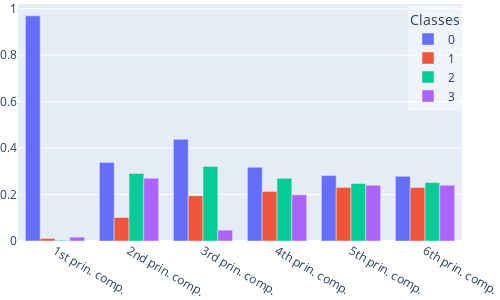
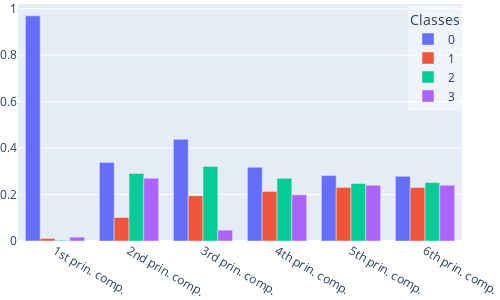

The code cell stored with these charts, in order, in its notebook:
### Code cell
#Plot the Shapley compositions as histograms

explainer.shapley_histogram(figheight=300)

### Figure 1 — Plotly figure (JSON) as saved in the notebook; plotly's stock layout.template omitted (floating-point values rounded to 4 significant figures)
{"data": [{"name": "0", "type": "bar", "x": ["1st prin. comp.", "2nd prin. comp.", "3rd prin. comp.", "4th prin. comp.", "5th prin. comp.", "6th prin. comp."], "y": [0.9697, 0.3378, 0.4378, 0.3175, 0.2816, 0.2784]}, {"name": "1", "type": "bar", "x": ["1st prin. comp.", "2nd prin. comp.", "3rd prin. comp.", "4th prin. comp.", "5th prin. comp.", "6th prin. comp."], "y": [0.01083, 0.1012, 0.1947, 0.2134, 0.2308, 0.2302]}, {"name": "2", "type": "bar", "x": ["1st prin. comp.", "2nd prin. comp.", "3rd prin. comp.", "4th prin. comp.", "5th prin. comp.", "6th prin. comp."], "y": [0.002908, 0.291, 0.3208, 0.2701, 0.2474, 0.2514]}, {"name": "3", "type": "bar", "x": ["1st prin. comp.", "2nd prin. comp.", "3rd prin. comp.", "4th prin. comp.", "5th prin. comp.", "6th prin. comp."], "y": [0.01655, 0.2701, 0.04668, 0.199, 0.2403, 0.24]}], "layout": {"autosize": false, "bargroupgap": 0, "barmode": "group", "height": 300, "legend": {"bgcolor": "rgba(255,255,255,0.4)", "title": {"text": "Classes"}, "x": 1, "xanchor": "right", "y": 0.99, "yanchor": "top"}, "margin": {"b": 0, "l": 0, "r": 0, "t": 0}, "width": 500, "xaxis": {"autorange": true, "range": [-0.5, 5.5], "type": "category"}, "yaxis": {"autorange": true, "range": [0, 1.021], "type": "linear"}}}

### Figure 2 — Plotly figure (JSON) as saved in the notebook; plotly's stock layout.template omitted (floating-point values rounded to 4 significant figures)
{"data": [{"name": "0", "type": "bar", "x": ["1st prin. comp.", "2nd prin. comp.", "3rd prin. comp.", "4th prin. comp.", "5th prin. comp.", "6th prin. comp."], "y": [0.9697, 0.3378, 0.4378, 0.3175, 0.2816, 0.2784]}, {"name": "1", "type": "bar", "x": ["1st prin. comp.", "2nd prin. comp.", "3rd prin. comp.", "4th prin. comp.", "5th prin. comp.", "6th prin. comp."], "y": [0.01083, 0.1012, 0.1947, 0.2134, 0.2308, 0.2302]}, {"name": "2", "type": "bar", "x": ["1st prin. comp.", "2nd prin. comp.", "3rd prin. comp.", "4th prin. comp.", "5th prin. comp.", "6th prin. comp."], "y": [0.002908, 0.291, 0.3208, 0.2701, 0.2474, 0.2514]}, {"name": "3", "type": "bar", "x": ["1st prin. comp.", "2nd prin. comp.", "3rd prin. comp.", "4th prin. comp.", "5th prin. comp.", "6th prin. comp."], "y": [0.01655, 0.2701, 0.04668, 0.199, 0.2403, 0.24]}], "layout": {"autosize": false, "bargroupgap": 0, "barmode": "group", "height": 300, "legend": {"bgcolor": "rgba(255,255,255,0.4)", "title": {"text": "Classes"}, "x": 1, "xanchor": "right", "y": 0.99, "yanchor": "top"}, "margin": {"b": 0, "l": 0, "r": 0, "t": 0}, "width": 500, "xaxis": {"autorange": true, "range": [-0.5, 5.5], "type": "category"}, "yaxis": {"autorange": true, "range": [0, 1.021], "type": "linear"}}}
